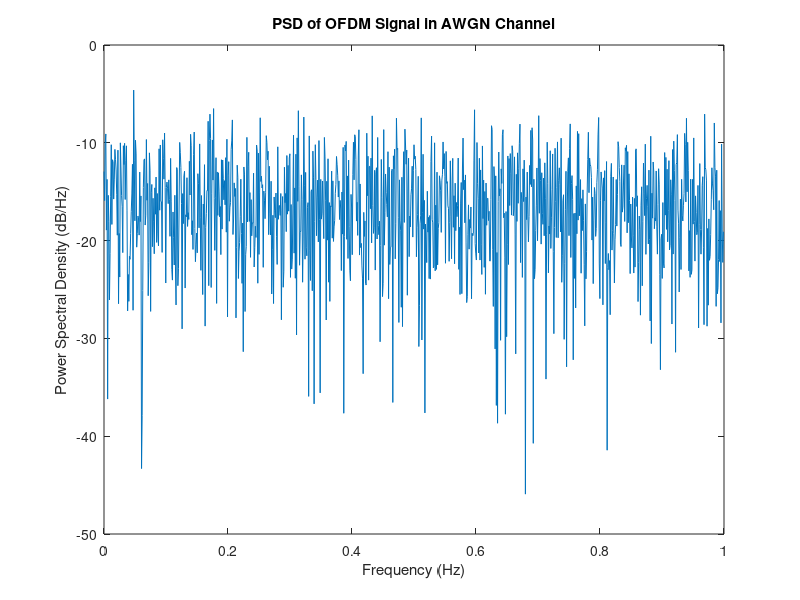

Here is the MATLAB script that generated this plot:
% Set up parameters
N = 64;              % Number of subcarriers
cp = 16;             % Length of cyclic prefix
n_symbols = 1000;    % Number of OFDM symbols to transmit
SNR = 10;            % Signal-to-Noise Ratio (dB)

% Generate random QPSK symbols to transmit
tx_symbols = 2*randi([0 1], N, n_symbols) - 1 + 1i*(2*randi([0 1], N, n_symbols) - 1);

% Perform IFFT on each OFDM symbol
tx_ofdm_symbols = ifft(tx_symbols, N);

% Add cyclic prefix to each OFDM symbol
tx_ofdm_symbols_cp = [tx_ofdm_symbols(N-cp+1:N,:); tx_ofdm_symbols];

% Serialize OFDM symbols into a single stream
tx_serial = tx_ofdm_symbols_cp(:);

% Add AWGN to the signal
rx_serial = awgn(tx_serial, SNR, 'measured');

% Deserialize received signal back into OFDM symbols
rx_ofdm_symbols_cp = reshape(rx_serial, N+cp, n_symbols);

% Remove cyclic prefix from received OFDM symbols
rx_ofdm_symbols = rx_ofdm_symbols_cp(cp+1:end,:);

% Perform FFT on each received OFDM symbol
rx_symbols = fft(rx_ofdm_symbols, N);

% Calculate PSD of received signal
[Pxx, f] = periodogram(rx_serial, rectwin(length(rx_serial)), 1024, 1);

% Plot PSD
figure;
plot(f, 10*log10(Pxx));
title('PSD of OFDM Signal in AWGN Channel');
xlabel('Frequency (Hz)');
ylabel('Power Spectral Density (dB/Hz)');
